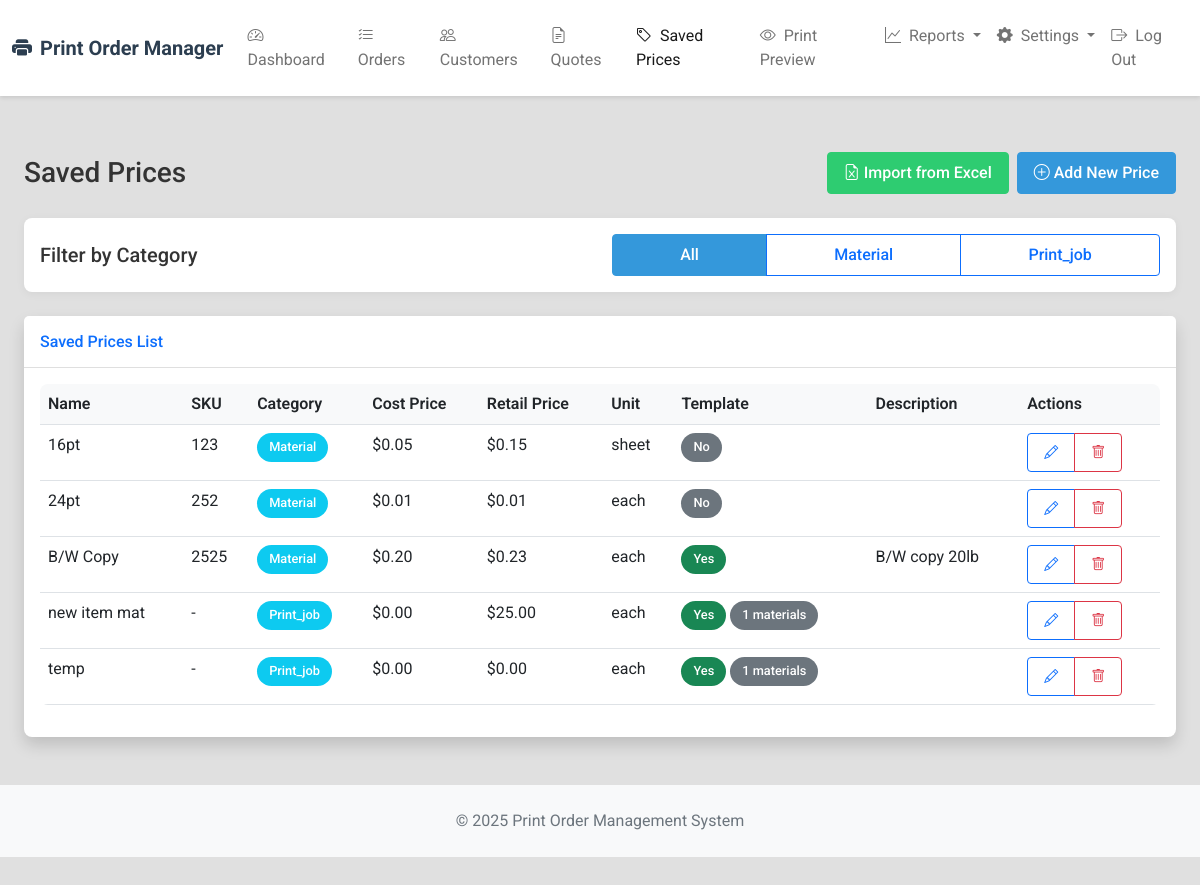
The app's page /saved-prices (signed in), older data.
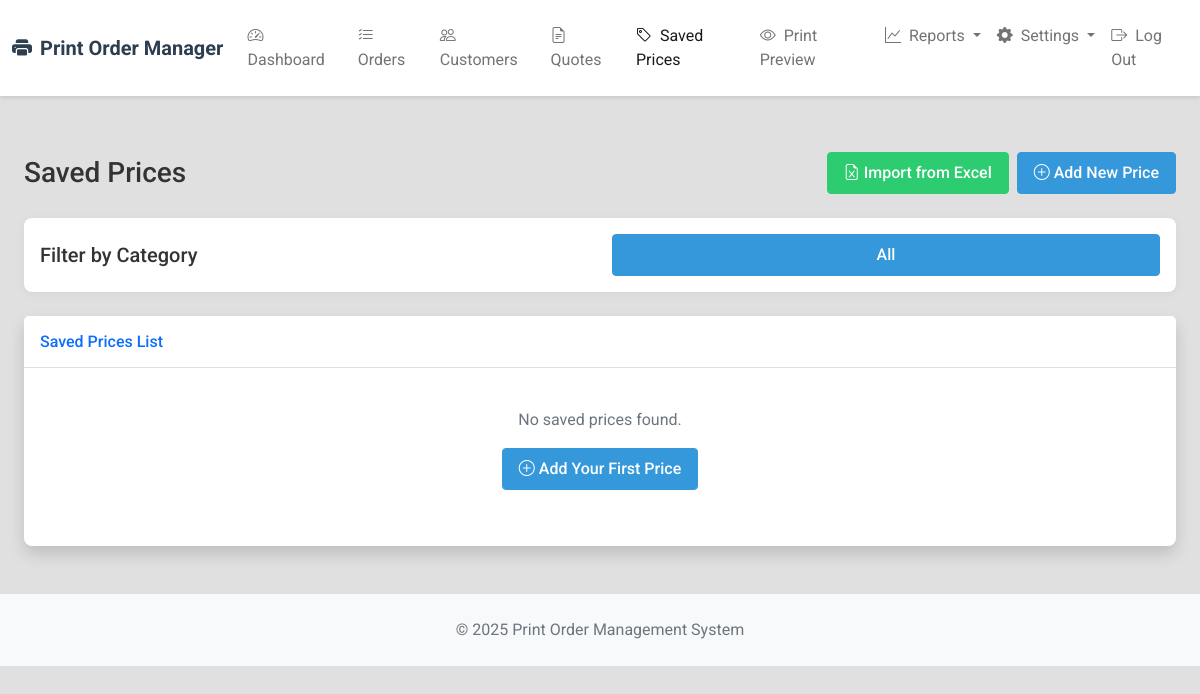
The same page, newer data.
### models.py (models this page shows, shortened)
class SavedPrice(db.Model):
    id = db.Column(db.Integer, primary_key=True)
    name = db.Column(db.String(100), nullable=False)
    description = db.Column(db.Text)
    sku = db.Column(db.String(50))  # Stock Keeping Unit
    category = db.Column(db.String(50), nullable=False)  # 'paper', 'print_job', 'material', etc.
    cost_price = db.Column(db.Float, default=0.0)  # Cost price (what we pay)
    price = db.Column(db.Float, nullable=False)  # Retail price (what customer pays)
    unit = db.Column(db.String(20), default='each')  # 'each', 'sheet', 'sqft', etc.
    is_template = db.Column(db.Boolean, default=False)  # True for preconfigured job templates
    created_at = db.Column(db.DateTime, default=datetime.utcnow)
    updated_at = db.Column(db.DateTime, default=datetime.utcnow, onupdate=datetime.utcnow)
    materials = db.relationship('SavedPriceMaterial', backref='saved_price', lazy=True, cascade="all, delete-orphan")

### routes.py (the view)
@app.route('/saved-prices')
@login_required
def saved_prices_index():
    categories = SavedPrice.query.with_entities(SavedPrice.category).distinct().all()
    categories = [c[0] for c in categories]
    category_filter = request.args.get('category', 'all')
    if category_filter == 'all':
        saved_prices = SavedPrice.query.order_by(SavedPrice.category, SavedPrice.name).all()
    else:
        saved_prices = SavedPrice.query.filter_by(category=category_filter).order_by(SavedPrice.name).all()
    return render_template('saved_prices/index.html',
                          saved_prices=saved_prices,
                          categories=categories,
                          current_filter=category_filter)

### routes.py (called while the page is built, shortened)
@app.before_request
def csrf_exempt_routes():
    if request.path.startswith('/track/') or request.path.startswith('/order/qrcode/'):
        csrf.exempt(request.endpoint)

def login_required(f):
    @functools.wraps(f)
    def decorated_function(*args, **kwargs):
        if 'user_id' not in session:
            flash('Please log in to access this page.', 'warning')
            return redirect(url_for('login', next=request.url))
        return f(*args, **kwargs)
    return decorated_function

@app.before_request
def load_logged_in_user():
    user_id = session.get('user_id')
    if user_id:
        g.user = User.query.get(user_id)
    else:
        g.user = None

### templates/saved_prices/index.html (shortened to what this page needs)
{% extends 'layout.html' %}
{% block content %}
<div class="container-fluid">
    <div class="d-flex justify-content-between align-items-center mb-4">
        <h1 class="h3 mb-0 text-gray-800">Saved Prices</h1>
        <div class="d-flex gap-2">
            <a href="{{ url_for('saved_prices_import') }}" class="btn btn-success">
                <i class="bi bi-file-earmark-excel"></i> Import from Excel
            </a>
            <a href="{{ url_for('saved_prices_create') }}" class="btn btn-primary">
                <i class="bi bi-plus-circle"></i> Add New Price
            </a>
        </div>
    </div>
    <div class="card mb-4">
        <div class="card-body">
            <div class="row align-items-center">
                <div class="col-md-6">
                    <h5 class="mb-md-0">Filter by Category</h5>
                </div>
                <div class="col-md-6">
                    <div class="btn-group w-100" role="group">
                        <a href="{{ url_for('saved_prices_index') }}"
                           class="btn {{ 'btn-primary' if current_filter == 'all' else 'btn-outline-primary' }}">
                            All
                        </a>
                        {% for category in categories %}
                        <a href="{{ url_for('saved_prices_index', category=category) }}"
                           class="btn {{ 'btn-primary' if current_filter == category else 'btn-outline-primary' }}">
                            {{ category|title }}
                        </a>
                        {% endfor %}
                    </div>
                </div>
            </div>
        </div>
    </div>
    <div class="card shadow mb-4">
        <div class="card-header py-3 d-flex justify-content-between align-items-center">
            <h6 class="m-0 font-weight-bold text-primary">Saved Prices List</h6>
        </div>
        <div class="card-body">
            {% if saved_prices %}
            <div class="table-responsive">
                <table class="table table-hover" id="pricesTable">
                    <thead>
                        <tr>
                            <th>Name</th>
                            <th>SKU</th>
                            <th>Category</th>
                            <th>Cost Price</th>
                            <th>Retail Price</th>
                            <th>Unit</th>
                            <th>Template</th>
                            <th>Description</th>
                            <th>Actions</th>
                        </tr>
                    </thead>
                    <tbody>
                        {% for price in saved_prices %}
                        <tr>
                            <td>{{ price.name }}</td>
                            <td>{{ price.sku or '-' }}</td>
                            <td><span class="badge bg-info text-white">{{ price.category|title }}</span></td>
                            <td>${{ "%.2f"|format(price.cost_price) }}</td>
                            <td>${{ "%.2f"|format(price.price) }}</td>
                            <td>{{ price.unit }}</td>
                            <td>
                                {% if price.is_template %}
                                <span class="badge bg-success">Yes</span>
                                {% if price.materials|length > 0 %}
                                <span class="badge bg-secondary">{{ price.materials|length }} materials</span>
                                {% endif %}
                                {% else %}
                                <span class="badge bg-secondary">No</span>
                                {% endif %}
                            </td>
                            <td>{{ price.description|truncate(50) }}</td>
                            <td>
                                <div class="btn-group" role="group">
                                    <a href="{{ url_for('saved_prices_edit', id=price.id) }}" class="btn btn-sm btn-outline-primary">
                                        <i class="bi bi-pencil"></i>
                                    </a>
                                    <button type="button" class="btn btn-sm btn-outline-danger"
                                            data-bs-toggle="modal" data-bs-target="#deleteModal{{ price.id }}">
                                        <i class="bi bi-trash"></i>
                                    </button>
                                </div>
                            </td>
                        </tr>
                        {% endfor %}
                    </tbody>
                </table>
            </div>
            {% else %}
            <div class="text-center py-4">
                <p class="text-muted mb-0">No saved prices found.</p>
                <p>
                    <a href="{{ url_for('saved_prices_create') }}" class="btn btn-primary mt-3">
                        <i class="bi bi-plus-circle"></i> Add Your First Price
                    </a>
                </p>
            </div>
            {% endif %}
        </div>
    </div>
</div>
{% endblock %}

### templates/layout.html (shortened to what this page needs)
<!DOCTYPE html>
<html lang="en">
<head>
    <link href="https://cdn.jsdelivr.net/npm/bootstrap@5.2.3/dist/css/bootstrap.min.css" rel="stylesheet">
    <link href="https://cdn.jsdelivr.net/npm/bootstrap-icons@1.10.0/font/bootstrap-icons.css" rel="stylesheet">
    <link href="{{ url_for('static', filename='css/style.css') }}" rel="stylesheet">
    <link href="{{ url_for('static', filename='css/print_preview.css') }}" rel="stylesheet">
</head>
<body>
    <nav class="navbar navbar-expand-lg navbar-light bg-white py-3">
        <div class="container">
            <a class="navbar-brand" href="{{ url_for('dashboard') }}">
                <i class="bi bi-printer-fill me-2"></i>Print Order Manager
            </a>
            <div class="collapse navbar-collapse" id="navbarNav">
                <ul class="navbar-nav me-auto">
                    <li class="nav-item">
                        <a class="nav-link {% if request.endpoint == 'dashboard' %}active{% endif %}" href="{{ url_for('dashboard') }}">
                            <i class="bi bi-speedometer2 me-1"></i> Dashboard
                        </a>
                    </li>
                    <li class="nav-item">
                        <a class="nav-link {% if request.endpoint == 'orders_index' %}active{% endif %}" href="{{ url_for('orders_index') }}">
                            <i class="bi bi-list-check me-1"></i> Orders
                        </a>
                    </li>
                    <li class="nav-item">
                        <a class="nav-link {% if request.endpoint == 'customers_index' %}active{% endif %}" href="{{ url_for('customers_index') }}">
                            <i class="bi bi-people me-1"></i> Customers
                        </a>
                    </li>
                    <li class="nav-item">
                        <a class="nav-link {% if request.endpoint == 'quotes_index' %}active{% endif %}" href="{{ url_for('quotes_index') }}">
                            <i class="bi bi-file-earmark-text me-1"></i> Quotes
                        </a>
                    </li>
                    <li class="nav-item">
                        <a class="nav-link {% if request.endpoint == 'saved_prices_index' %}active{% endif %}" href="{{ url_for('saved_prices_index') }}">
                            <i class="bi bi-tag me-1"></i> Saved Prices
                        </a>
                    </li>
                    <li class="nav-item">
                        <a class="nav-link {% if request.endpoint == 'print_preview' %}active{% endif %}" href="{{ url_for('print_preview') }}">
                            <i class="bi bi-eye me-1"></i> Print Preview
                        </a>
                    </li>
                    <li class="nav-item dropdown">
                        <a class="nav-link dropdown-toggle {% if request.endpoint.startswith('reports_') %}active{% endif %}" href="#" id="reportsDropdown" role="button" data-bs-toggle="dropdown" aria-expanded="false">
                            <i class="bi bi-graph-up me-1"></i> Reports
                        </a>
                    </li>
                </ul>
                <ul class="navbar-nav">
                    <li class="nav-item dropdown">
                        <a class="nav-link dropdown-toggle" href="#" id="adminDropdown" role="button" data-bs-toggle="dropdown" aria-expanded="false">
                            <i class="bi bi-gear-fill me-1"></i> Settings
                        </a>
                    </li>
                    <li class="nav-item">
                        <a class="nav-link" href="{{ url_for('logout') }}" title="Log Out">
                            <i class="bi bi-box-arrow-right me-1"></i> Log Out
                        </a>
                    </li>
                </ul>
            </div>
        </div>
    </nav>
    <main class="container py-4">
        {% block content %}{% endblock %}
    </main>
    <footer class="bg-light py-4 mt-auto">
        <div class="container">
            <p class="text-center text-muted mb-0">&copy; 2025 Print Order Management System</p>
        </div>
    </footer>
</body>
</html>

### static/css/style.css (style rules this page uses)
body { font-family: 'Roboto', 'Helvetica Neue', Arial, sans-serif; background-color: #e0e0e0; color: #333; padding-bottom: 2rem; }
.container { max-width: 1200px; }
.navbar { box-shadow: 0 2px 4px rgba(0, 0, 0, 0.1); margin-bottom: 2rem; }
.navbar-brand { font-weight: 700; color: #2c3e50; }
.card { border-radius: 8px; box-shadow: 0 2px 10px rgba(0, 0, 0, 0.05); margin-bottom: 1.5rem; border: none; }
.card-header { background-color: #fff; border-bottom: 1px solid rgba(0, 0, 0, 0.125); font-weight: 600; }
.btn { border-radius: 4px; padding: 0.5rem 1rem; font-weight: 500; }
.btn-primary { background-color: #3498db; border-color: #3498db; }
.btn-success { background-color: #2ecc71; border-color: #2ecc71; }

Row changes from the older to the newer data that the page shows:
removed SavedPrice: name "16pt", sku "123", category "Material", cost_price "0.05", price "0.15", unit "sheet", is_template "No"
removed SavedPrice: name "24pt", sku "252", category "Material", cost_price "0.01", price "0.01", unit "each", is_template "No"
removed SavedPrice: name "B/W Copy", sku "2525", category "Material", cost_price "0.20", price "0.23", unit "each", is_template "Yes", description "B/W copy 20lb"
removed SavedPrice: name "new item mat", sku "-", category "Print_job", cost_price "0.00", price "25.00", unit "each", materials|length "1"
removed SavedPrice: name "temp", sku "-", category "Print_job", cost_price "0.00", price "0.00", unit "each", materials|length "1"
Text that changed along with them:
text no longer shown: "Name SKU Category Cost Price Retail Price Unit Template Description Actions"
text now shown: "No saved prices found. Add Your First Price"
list line gone: "Material"
list line gone: "Print_job"
